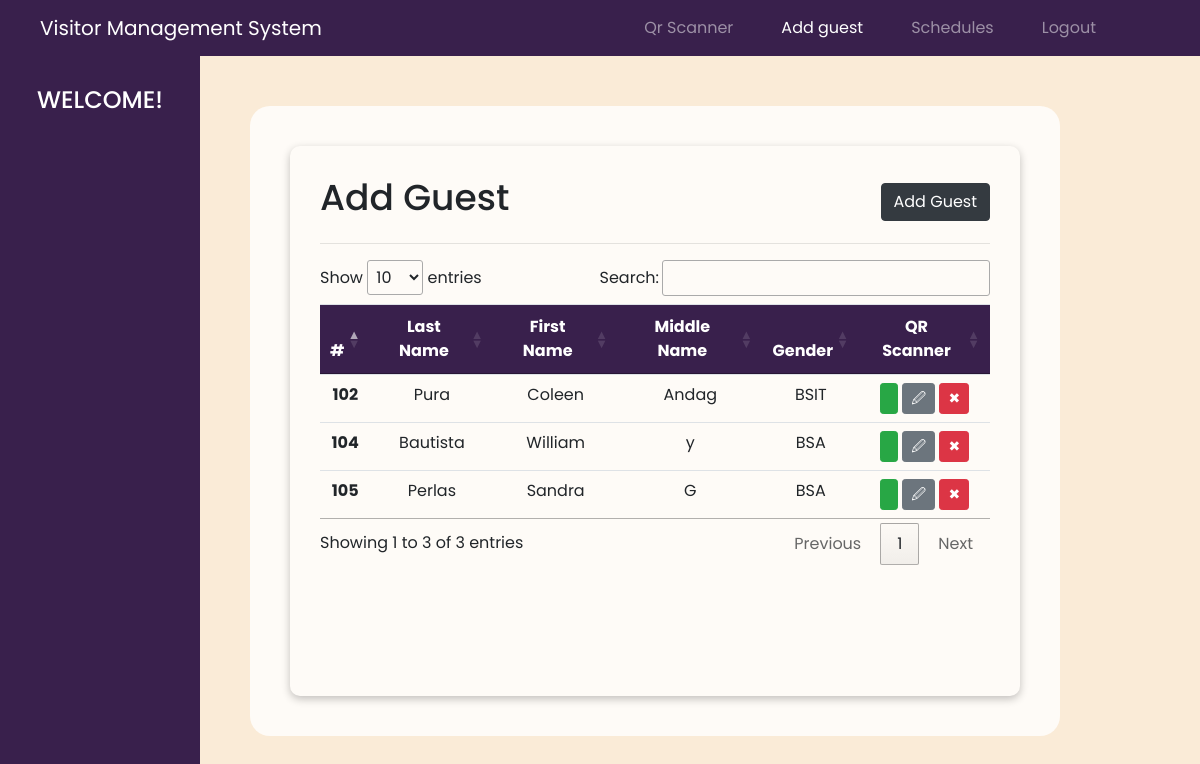
The app's page /add-guest.php with its own data.
### tables this page shows
CREATE TABLE `tbl_student` (
  `tbl_student_id` int(11) NOT NULL,
  `last_name` varchar(50) NOT NULL,
  `first_name` varchar(50) NOT NULL,
  `middle_name` varchar(50) NOT NULL,
  `student_course` varchar(50) NOT NULL,
  `student_no` int(11) NOT NULL,
  `year_level` int(11) NOT NULL,
  `student_status` varchar(255) NOT NULL,
  `qr_code` varchar(20) NOT NULL,
  `section` varchar(255) NOT NULL
);

### add-guest.php (the view, shortened to what this page needs)
<!DOCTYPE html>
<html lang="en">
<head>
    <link rel="stylesheet" href="https://cdn.jsdelivr.net/npm/bootstrap@4.6.2/dist/css/bootstrap.min.css">
    <link rel="stylesheet" href="https://cdn.datatables.net/1.13.7/css/jquery.dataTables.css" />
</head>
<body>
   <nav class="navbar navbar-expand-lg navbar-dark navbar-custom ">
    <a class="navbar-brand ml-4"  href="#">Visitor Management System</a>
    <div class="collapse navbar-collapse justify-content-end" id="navbarSupportedContent">
        <ul class="navbar-nav" style="margin-right: 5rem;">
            <li class="nav-item" style="margin-right: 2rem;">
                <a class="nav-link" href="http://localhost/htdocfinals2/QrScanner.php">Qr Scanner<span class="sr-only">(current)</span></a>
            </li>
            <li class="nav-item active" style="margin-right: 2rem;">
                <a class="nav-link" href="./add-guest.php">Add guest</a>
            </li>
            <li class="nav-item" style="margin-right: 2rem;">
                <a class="nav-link" href="http://localhost/htdocfinals2/SCHEDULEPAGE/schedulep.php">Schedules</a>
            </li>
            <li class="nav-item">
                    <a class="nav-link" href="#" onclick="confirmLogout()">Logout</a>
                </li>
            </ul>
        </div>
    </nav>
    <div class="main">
        <div class="sidebar">
            <h2 style="font-size: 24px;">Welcome!</h2>
        </div>
<div class="main_content">
    <div class="student-container">
        <div class="student-list">
            <div class="title">
                <h1 style="font-size: 36px;">Add Guest</h1>
                <button class="btn btn-dark" data-toggle="modal" data-target="#addStudentModal">Add Guest</button>
            </div>
            <hr>
            <div class="table-container table-responsive">
                <table class="table text-center table-sm" id="studentTable">
                    <thead class="#39204c" style="background-color: #39204c; color: white;">
                        <tr>
                            <th scope="col">#</th>
                            <th scope="col">Last Name</th>
                            <th scope="col">First Name</th>
                            <th scope="col">Middle Name</th>
                            <th scope="col">Gender</th>
                            <th scope="col">QR Scanner</th>
                        </tr>
                    </thead>
                    <tbody>
                        <?php
                            include ('./conn/conn.php');
                            $stmt = $conn->prepare("SELECT * FROM tbl_student");
                            $stmt->execute();
                            $result = $stmt->fetchAll();
                            foreach ($result as $row) {
                                $studentID = $row["tbl_student_id"];
                                $lastName = $row["last_name"];
                                $firstName = $row["first_name"];
                                $middleName = $row["middle_name"];
                                $studentCourse = $row["student_course"];
                        ?>
                        <tr>
                            <th scope="row" id="studentID-<?= $studentID ?>"><?= $studentID ?></th>
                            <td><?= $lastName ?></td>
                            <td><?= $firstName ?></td>
                            <td><?= $middleName ?></td>
                            <td><?= $studentCourse ?></td>
                            <td>
                        <div class="action-button">
                             <button class="btn btn-success btn-sm" data-toggle="modal" data-target="#qrCodeModal<?= $studentID ?>"><img src="https://cdn-icons-png.flaticon.com/512/1341/1341632.png" alt="" width="16"></button>
                            <button class="btn btn-secondary btn-sm" onclick="updateStudent(<?= $studentID ?>)">&#128393;</button>
                            <button class="btn btn-danger btn-sm" onclick="deleteStudent(<?= $studentID ?>)">&#10006;</button>
                        </div>
                    </td>
                </tr>
                <?php
                }
                ?>
            </tbody>
        </table>
    </div>
</div>
</div>
</div>
</div>
</body>
</html>

### add-guest.php (style rules this page uses)
* { margin: 0; padding: 0; font-family: 'Poppins', sans-serif; }
body { background-color: antiquewhite; background-size: auto; animation: none; }
.navbar-custom { background-color: #39204c; }
.main { display: flex; width: 100vw; height: 100vh; }
.sidebar { width: 200px; height: 100%; background: #39204c;; padding: 30px 0; }
.sidebar h2 { color: #fff; text-transform: uppercase; text-align: center; margin-bottom: 30px; }
.main_content { flex: 1; padding: 50px; }
.student-container { height: 90%; width: 90%; border-radius: 20px; padding: 40px; background-color: rgba(255, 255, 255, 0.8); }
.student-container > div { box-shadow: rgba(0, 0, 0, 0.24) 0px 3px 8px; border-radius: 10px; padding: 30px; height: 100%; }
.title { display: flex; justify-content: space-between; align-items: center; }
table.dataTable thead > tr > th.sorting, table.dataTable thead > tr > th.sorting_asc, table.dataTable thead > tr > th.sorting_desc, table.dataTable thead > tr > th.sorting_asc_disabled, table.dataTable thead > tr > th.sorting_desc_disabled, table.dataTable thead > tr > td.sorting, table.dataTable thead > tr > td.sorting_asc, table.dataTable thead > tr > td.sorting_desc, table.dataTable thead > tr > td.sorting_asc_disabled, table.dataTable thead > tr > td.sorting_desc_disabled { text-align: center; }

### records on screen
tbl_student: tbl_student_id "102", last_name "Pura", first_name "Coleen", middle_name "Andag", student_course "BSIT"
tbl_student: tbl_student_id "104", last_name "Bautista", first_name "William", middle_name "y", student_course "BSA"
tbl_student: tbl_student_id "105", last_name "Perlas", first_name "Sandra", middle_name "G", student_course "BSA"
